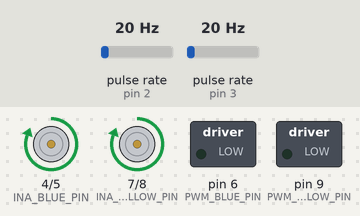
Bench run of a sketch on a simulated Arduino Uno, built with avr-gcc and run on an emulated ATmega328P. On the bench: motor-driver pin pairs drawn as motors (green arrow = first pin HIGH = forward, orange = second pin HIGH = backward, longer = more drive), switched loads named in the sketch (green lamp = pin HIGH). Wiring (inferred from the names in the program): 2 × pulse sensor: data pin 2 / data pin 3. The test bench sets the inputs (shaded band); at power-on: pulse rate (sensors on pin 2, pin 3) 20 Hz. What the sketch prints to the serial monitor is not drawn.

Above: at 0.1 s.
Timing chart, 0 to 1.6 s (numbered marks = the images above):
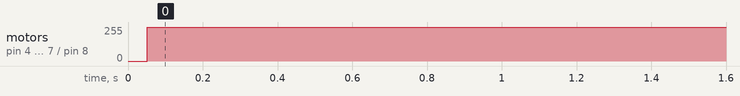

The sketch:

GoStraightPid.ino
```cpp
/*  Created By: Cheng Saetern
 *  Date Created: 3/3/2017
 *  Description:    This file will be an update of motor. This will utilize encoder and
 *                  motor with pid to control speed of left and right wheel
 *
 */


volatile unsigned long countL = 0L;                      // encoder counter for left
volatile unsigned long countR = 0L;                      // encoder counter for right

extern double actualSpeedL; //  rev/min
extern double actualSpeedR; //  rev/min

//------------------------- Motor Suff -----------------------------
#define MOTOR_LEFT                0
#define MOTOR_RIGHT               1
#define FORWARD                   2     //Direction of Motors
#define BACKWARD                  3
#define STOP                      4

volatile unsigned long prevMill = 0;


void setup() {
  // put your setup code here, to run once:
  InitMotors();
  InitEncoder();
  Serial.begin(115200);

}

void loop() {
//  for(int i = 0; i < 65;)
//  {
//    if(millis()- prevMill > 50)
//    {
//      i++;
//      prevMill = millis();
//
//    }
    pidMotorSpeed(0);
  //}


}
```

Motors.ino
```cpp
// Motor Pins
#define PWM_YELLOW_PIN   9
#define INA_YELLOW_PIN   7    //Yellow is right
#define INB_YELLOW_PIN   8   //Right blue on A02, Right green on A01

#define INA_BLUE_PIN  4   ////Left blue on B01, Right green on B02
#define INB_BLUE_PIN  5
#define PWM_BLUE_PIN  6   //Blue is left

// Prueba set point
double distancia = 0;

void InitMotors(){


  pinMode(PWM_BLUE_PIN, OUTPUT);
  pinMode(PWM_YELLOW_PIN, OUTPUT);
  pinMode(INA_BLUE_PIN, OUTPUT);
  pinMode(INB_BLUE_PIN, OUTPUT);
  pinMode(INA_YELLOW_PIN, OUTPUT);
  pinMode(INB_YELLOW_PIN, OUTPUT);

  digitalWrite(INA_BLUE_PIN,HIGH);
  digitalWrite(INB_BLUE_PIN,HIGH);
  digitalWrite(INA_YELLOW_PIN,HIGH);
  digitalWrite(INB_YELLOW_PIN,HIGH);

}

void Stop(){
  digitalWrite(INA_BLUE_PIN,LOW);
  digitalWrite(INB_BLUE_PIN,LOW);
  digitalWrite(INA_YELLOW_PIN,LOW);
  digitalWrite(INB_YELLOW_PIN,LOW);
  analogWrite(PWM_BLUE_PIN, 0);
  analogWrite(PWM_YELLOW_PIN, 0);
}


void motorGo(byte motor,int PWM_val,byte direction_){
 if(PWM_val > 255) PWM_val = 255;
 if(PWM_val < 0) PWM_val = 0;
 if(motor == MOTOR_LEFT&& direction_==FORWARD){
   //digitalWrite(InA_Left_PIN, LOW);
   digitalWrite(INA_BLUE_PIN,HIGH);
   digitalWrite(INB_BLUE_PIN,LOW); // go forward leftmotor
   analogWrite(PWM_BLUE_PIN, PWM_val);

 }
 else if(motor == MOTOR_RIGHT&& direction_==FORWARD){
   //digitalWrite(InA_Right_PIN, LOW);
   digitalWrite(INA_YELLOW_PIN,HIGH);  // go forward right motor
   digitalWrite(INB_YELLOW_PIN,LOW);
   analogWrite(PWM_YELLOW_PIN, PWM_val);
 }
 else if(motor == MOTOR_LEFT&& direction_==BACKWARD){
   //digitalWrite(InA_Left_PIN, HIGH);
   digitalWrite(INA_BLUE_PIN,LOW); // go backward left motor
   digitalWrite(INB_BLUE_PIN,HIGH);
   analogWrite(PWM_BLUE_PIN, PWM_val);
 }
 else if(motor == MOTOR_RIGHT && direction_==BACKWARD){
    //digitalWrite(InA_Right_PIN, HIGH);
    digitalWrite(INA_YELLOW_PIN,LOW);
    digitalWrite(INB_YELLOW_PIN,HIGH); // go baackward right motor
    analogWrite(PWM_YELLOW_PIN, PWM_val);
 }
 if(motor == MOTOR_LEFT && direction_==STOP ){
   analogWrite(PWM_BLUE_PIN, 0);
   digitalWrite(INA_BLUE_PIN,LOW);
   digitalWrite(INB_BLUE_PIN,LOW);

 }
 if(motor == MOTOR_RIGHT  && direction_==STOP){
   analogWrite(PWM_YELLOW_PIN, 0);
   digitalWrite(INA_YELLOW_PIN,LOW);
    digitalWrite(INB_YELLOW_PIN,LOW); // go baackward right motor
 }
}

//Blue is left, Yellow is right
void MotorControl(int pwmLeft,int pwmRight){


  // Sets direction, may need to swith the positions around
  if (pwmLeft < 0){
    digitalWrite(INA_BLUE_PIN,LOW); // go backward left motor
    digitalWrite(INB_BLUE_PIN,HIGH);
  }else{
    digitalWrite(INA_BLUE_PIN,HIGH);
    digitalWrite(INB_BLUE_PIN,LOW); // go forward leftmotor
  }

  if( pwmRight < 0) {
    digitalWrite(INA_YELLOW_PIN,LOW);
    digitalWrite(INB_YELLOW_PIN,HIGH); // go baackward right motor
  } else {
    digitalWrite(INA_YELLOW_PIN,HIGH);  // go forward right motor
    digitalWrite(INB_YELLOW_PIN,LOW);
  }

  if (pwmLeft<0) pwmLeft = abs(pwmLeft);
  if (pwmLeft > 240) pwmLeft=240;
  if (pwmRight <0) pwmRight = abs(pwmRight);
  if (pwmRight > 240) pwmRight=240;

  //Serial.println(out);
  analogWrite(PWM_BLUE_PIN, pwmLeft);
  analogWrite(PWM_YELLOW_PIN, pwmRight);
}
```

PID.ino
```cpp
#define SAMPLING_TIME   50     // Sampling every 100ms

unsigned long lastMilli = 0L;                    // use to remember last milli
double actualSpeedL; //  rev/min
double actualSpeedR; //  rev/min
void pidMotorSpeed(double desiredSpeed)
{
  static double errorP,errorI_L = 0,errorI_R = 0;
  static double speed_KpR = 2, speed_KiR=.7,speedKdR=0;
  static double speed_KpL = 2, speed_KiL=.7,speedKdL=0;
  static int ucPwmLeft, ucPwmRight;
  static int direction_ = FORWARD;

  if(millis()-lastMilli > SAMPLING_TIME)
  {
    lastMilli = millis();
    actualSpeedL = (double)countL*0.94971;     // converting cts/100ms to Rev/min RPM (rrev=1,263.54cts)  w/ sampling time = 50
    actualSpeedR = (double)countR*0.94971;
    countR=0;
    countL=0;

    errorP = desiredSpeed - actualSpeedL;
    errorI_L += errorP;
    ucPwmLeft = speed_KpL * errorP + speed_KiL*errorI_L;

    errorP = desiredSpeed - actualSpeedR;
    errorI_R += errorP;
    ucPwmRight = speed_KpR * errorP + speed_KiR*errorI_R;


    motorGo(MOTOR_LEFT,ucPwmLeft,direction_);
    motorGo(MOTOR_RIGHT,ucPwmRight,direction_);
    Serial.print(ucPwmLeft);
    Serial.print("       ");
    Serial.print(ucPwmRight);
    Serial.print("       ");
    Serial.print(actualSpeedL);
    Serial.print("       ");
    Serial.println(actualSpeedR);

  }
}


  // put your main code here, to run repeatedly:


  //MotorControl( ucPwmLeft, ucPwmRight);
```

SensorStuff.ino
```cpp
#define ENCODER_PIN_RIGHT_A         2                       // Right Motor encoder A phase
#define ENCODER_PIN_LEFT_A          3                      // Left Motor encoder A phase

void InitEncoder(){
   pinMode(ENCODER_PIN_RIGHT_A, INPUT);
   pinMode(ENCODER_PIN_LEFT_A, INPUT);
   digitalWrite(ENCODER_PIN_RIGHT_A, HIGH);                      // turn on pullup resistor
   digitalWrite(ENCODER_PIN_LEFT_A, HIGH);
   attachInterrupt(0, rencoderR, CHANGE);     //Arduino Mega Interupt pines 0=pin2, 1=pin3,2=pin21,3=pin20,4=pin19,5=pin18
   attachInterrupt(1, rencoderL, CHANGE);
}

void rencoderR()  {                                 // pulse and direction, direct port reading to save cycles
  countR++;
 //if (PIND & 0b00001000)    countR++;                // if(digitalRead(ENCODER_PIN_LEFT)==HIGH)   count ++;
 //else                      countR++;                // if (digitalRead(ENCODER_PIN_LEFT)==LOW)   count --;
}

void rencoderL()  {                                    // pulse and direction, direct port reading to save cycles
 countL++;
 //if (PIND & 0b00000100)    countL++;                // if(digitalRead(ENCODER_PIN_LEFT)==HIGH)   count ++;
 //else                      countL++;                // if (digitalRead(ENCODER_PIN_LEFT)==LOW)   count --;
}
```

Measured:
- by itself, motor on pin 4 (INA_BLUE_PIN) / pin 5 (INB_BLUE_PIN), motor on pin 7 (INA_YELLOW_PIN) / pin 8 (INB_YELLOW_PIN): stopped → forward 255/255 at 0.05 s
